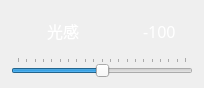
                      <widget class="QWidget" name="widget_8" native="true">
                       <property name="minimumSize">
                        <size>
                         <width>0</width>
                         <height>88</height>
                        </size>
                       </property>
                       <property name="maximumSize">
                        <size>
                         <width>16777215</width>
                         <height>88</height>
                        </size>
                       </property>
                       <layout class="QVBoxLayout" name="verticalLayout_7">
                        <item>
                         <layout class="QHBoxLayout" name="horizontalLayout_22" stretch="1,5,1">
                          <item>
                           <widget class="QLabel" name="label_10">
                            <property name="minimumSize">
                             <size>
                              <width>30</width>
                              <height>30</height>
                             </size>
                            </property>
                            <property name="styleSheet">
                             <string notr="true">image:url(:/images/icon/bright_light_control_shine_icon.svg)</string>
                            </property>
                            <property name="text">
                             <string/>
                            </property>
                           </widget>
                          </item>
                          <item>
                           <widget class="QLabel" name="label_11">
                            <property name="minimumSize">
                             <size>
                              <width>90</width>
                              <height>30</height>
                             </size>
                            </property>
                            <property name="font">
                             <font>
                              <family>黑体</family>
                              <pointsize>12</pointsize>
                              <weight>50</weight>
                              <italic>false</italic>
                              <bold>false</bold>
                              <stylestrategy>PreferAntialias</stylestrategy>
                             </font>
                            </property>
                            <property name="styleSheet">
                             <string notr="true">QLabel{
	color:rgb(255, 255, 255);
}</string>
                            </property>
                            <property name="text">
                             <string>光感</string>
                            </property>
                           </widget>
                          </item>
                          <item>
                           <widget class="QLabel" name="label_12">
                            <property name="minimumSize">
                             <size>
                              <width>50</width>
                              <height>30</height>
                             </size>
                            </property>
                            <property name="font">
                             <font>
                              <family>黑体</family>
                              <pointsize>12</pointsize>
                              <weight>50</weight>
                              <italic>false</italic>
                              <bold>false</bold>
                              <stylestrategy>PreferAntialias</stylestrategy>
                             </font>
                            </property>
                            <property name="styleSheet">
                             <string notr="true">QLabel{
	color:rgb(255, 255, 255);
}</string>
                            </property>
                            <property name="text">
                             <string>-100</string>
                            </property>
                           </widget>
                          </item>
                         </layout>
                        </item>
                        <item>
                         <widget class="QSlider" name="horizontalSlider_6">
                          <property name="styleSheet">
                           <string notr="true"/>
                          </property>
                          <property name="minimum">
                           <number>-100</number>
                          </property>
                          <property name="maximum">
                           <number>100</number>
                          </property>
                          <property name="orientation">
                           <enum>Qt::Horizontal</enum>
                          </property>
                          <property name="tickPosition">
                           <enum>QSlider::TicksAbove</enum>
                          </property>
                         </widget>
                        </item>
                       </layout>
                      </widget>
